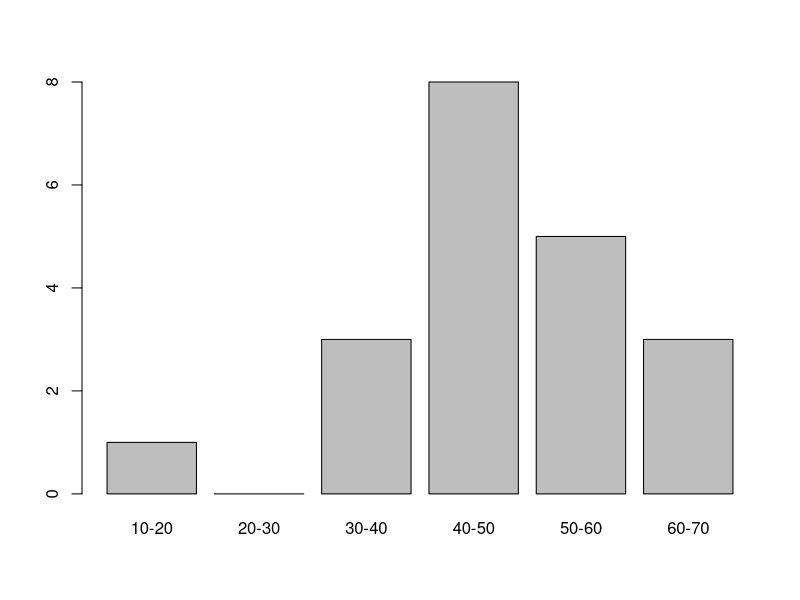

This figure's R source:
#Page no. 211

x<-c('10-20','20-30','30-40','40-50','50-60','60-70')
count<-c(1,0,3,8,5,3)
data<-data.frame(x,count)
barplot(count,names.arg=x)
